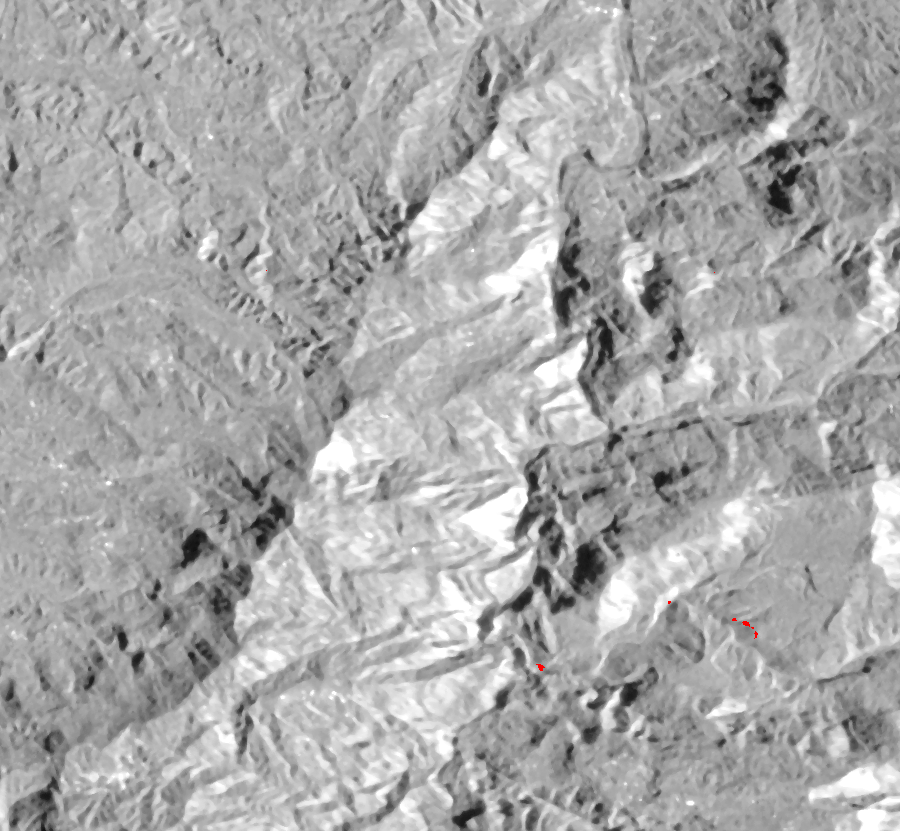
#> input picture data/event_watch/caoling_2025/sar_new_dark_2025-07-20.png, 900 x 831 px
$ python -i select_cands.py   (imports and definitions only)   (older library calls are emulated)
#> lines starting #> are read from the running program, lines starting #| are printed output that depends on the picture; after the words box and inside, x2 and y2 are one past the last pixel; in counts of white or black regions, pixels touching at a corner belong together
#> further down, picture is the input picture: shape (831, 900, 3); mean B, G, R 168.3, 168.3, 168.3
### scripts/dtm20.py
# -*- coding: utf-8 -*-
"""
全臺灣 20 公尺網格數值地形模型（DTM）地形來源——取代 Cesium World Terrain。

資料：內政部地政司「2025年版全臺灣20公尺網格數值地形模型DTM資料」
（https://data.gov.tw/dataset/176927，政府資料開放授權條款第1版，可商用、需標示出處）。
EPSG:3826（TWD97 TM2 121 分帶）、20 m 網格、float32、nodata=-32767。由
scripts/prepare_dtm20.py 下載並轉成 data/dtm/tw_dtm20.tif（分塊壓縮 GeoTIFF）。

與 Cesium 版（cesium_terrain.IonTerrainSource）的差異：
- 本地檔案、免網路、免 token、可商用；不必逐 tile 呼叫外部 API，也沒有額度問題。
- 解析度固定 20 m（Cesium 免費層級實測 15–30 m 不等、部分地區更粗）。要求更細的
  網格（res_m < 20）只會是內插，沒有真實資訊，所以一律夾到 20 m，避免假裝比實際更精細。
- 海域/無資料處為 nodata，回傳 NaN（不用中位數硬填，避免沿海分析出現假平台/假窪地）。

介面：`Dtm20Source.fetch_grid(lat0, lon0, span_km, res_m)` 回傳與
`cesium_terrain.fetch_terrain` 相同的 (z_grid, lat_axis, lon_axis, info)——lat_axis 由南到北遞增；
`cesium_terrain.fetch_terrain(source=<Dtm20Source>)` 會自動轉呼叫本方法，等高線與流域分析
不必改動。
"""
import math
import os
from pathlib import Path

import cv2
import numpy as np

REPO = Path(__file__).resolve().parents[1]
DEFAULT_PATH = REPO / "data" / "dtm" / "tw_dtm20.tif"
NATIVE_RES_M = 20.0
ATTRIBUTION = "地形資料 © 內政部地政司 2025年版全臺灣20公尺網格數值地形模型（DTM，政府資料開放授權條款第1版）"

_transformer = None
_OV = None
_OV_FACTOR = 16


# [27 lines left out: functions _overview, _to_twd97, not called in this run]


def dtm_path():
    return Path(os.environ.get("TW_DTM20_PATH") or DEFAULT_PATH)


def is_available():
    return dtm_path().is_file()


class Dtm20Source:
    attributions = [ATTRIBUTION]

    def __init__(self, path=None):
        self.path = Path(path) if path else dtm_path()
        if not self.path.is_file():
            raise RuntimeError(
                f"找不到 DTM 檔案 {self.path}。請先執行 python scripts/prepare_dtm20.py 下載並整備。")

    def commercial_use_allowed(self):
        return True

    # [134 lines left out: functions endpoint, fetch_grid, sample_points, not called in this run]

### scripts/uav_register/select_cands.py
"""候選篩選：單應矩陣假設地面近似平面，所以要挑「近垂直俯視 + 地形平緩」的空拍。
用本地 20 m DTM 算每個候選周邊 600 m 的地形起伏，並下載縮圖偵測天空（傾斜照的特徵），
再依關鍵字偏好有人工構造物（橋/堤/護岸/道路/聚落）的場景——這些才有可對位的線狀特徵。
"""
import json, sys, urllib.request
from concurrent.futures import ThreadPoolExecutor
from pathlib import Path

import cv2, numpy as np

sys.path.insert(0, "F:/GitHub/ardswc-resilience-observatory/scripts")
import dtm20

HERE = Path(__file__).parent
# [1 line that did not run here, left out]
GOOD_KW = ("橋", "堤", "護岸", "道路", "農路", "聚落", "河道", "淹水", "野溪", "整治", "潛壩", "固床")
BAD_KW = ("全景", "遠景", "空拍全")


# [7 lines left out: function relief, not called in this run]


def sky_score(img):
    """上緣 12% 區域「像天空」的比例：亮且低飽和或偏藍，且紋理低。含天空 → 極傾斜，不適合單應。"""
    h = img.shape[0]
#> h = 831
    top = img[:int(h * 0.12)]
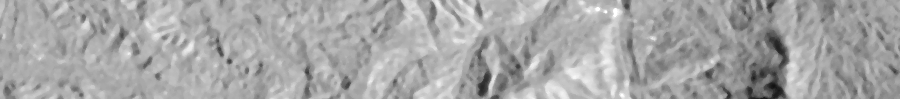
#> top: shape (99, 900, 3); min 17, max 255, mean 166.5
    hsv = cv2.cvtColor(top, cv2.COLOR_BGR2HSV)
#> hsv: shape (99, 900, 3); mean H, S, V 0, 0, 166.5
    bright = hsv[..., 2] > 150
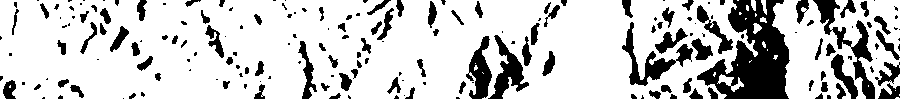
#> bright: shape (99, 900) bool; 78.9% white; 191 black regions (90 under 20 px), largest, box (x1, y1, x2, y2) and area: (697, 0, 790, 99) 4960, (813, 0, 875, 99) 1423, (622, 22, 693, 86) 1125
    lowsat = hsv[..., 1] < 70
#> lowsat: shape (99, 900) bool; every value is 1
    blue = (hsv[..., 0] > 90) & (hsv[..., 0] < 130)
#> blue: shape (99, 900) bool; every value is 0
    lap = cv2.Laplacian(cv2.cvtColor(top, cv2.COLOR_BGR2GRAY), cv2.CV_32F)
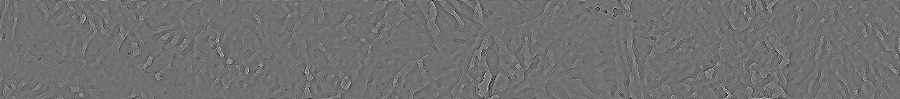
#> lap: shape (99, 900) float32; min -114, max 145, mean 0; drawn with min black and max white
    flat = np.abs(lap) < 6
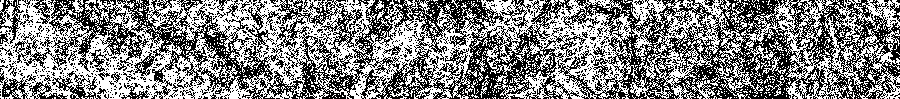
#> flat: shape (99, 900) bool; 51.5% white; black in thin lines or dots
    return float((bright & (lowsat | blue) & flat).mean())


# [64 lines left out: functions thumb, main, not called in this run]


# [2 lines not run here, left out]

>>> import cv2
>>> picture = cv2.imread('../../data/event_watch/caoling_2025/sar_new_dark_2025-07-20.png')
>>> result = sky_score(picture)
#> result = 0.439
